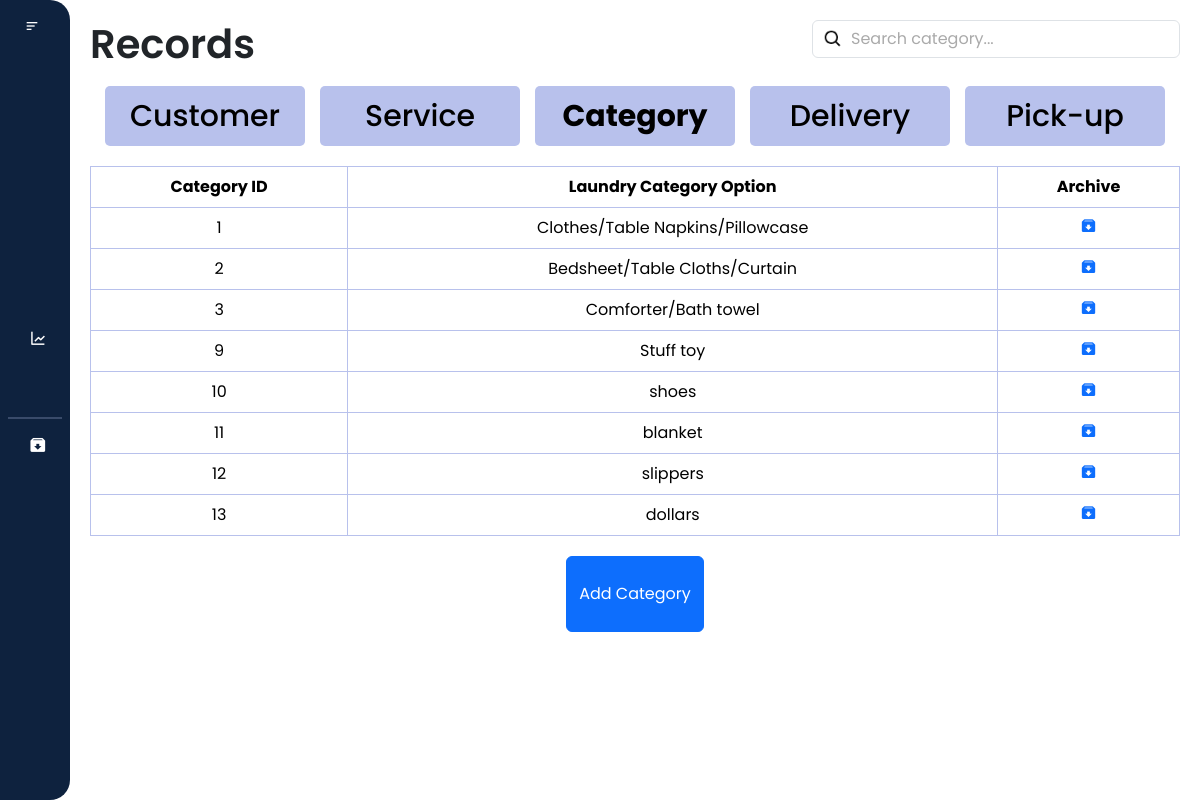
Before: /laundry_system/records/category.php (signed in) with the older database file.
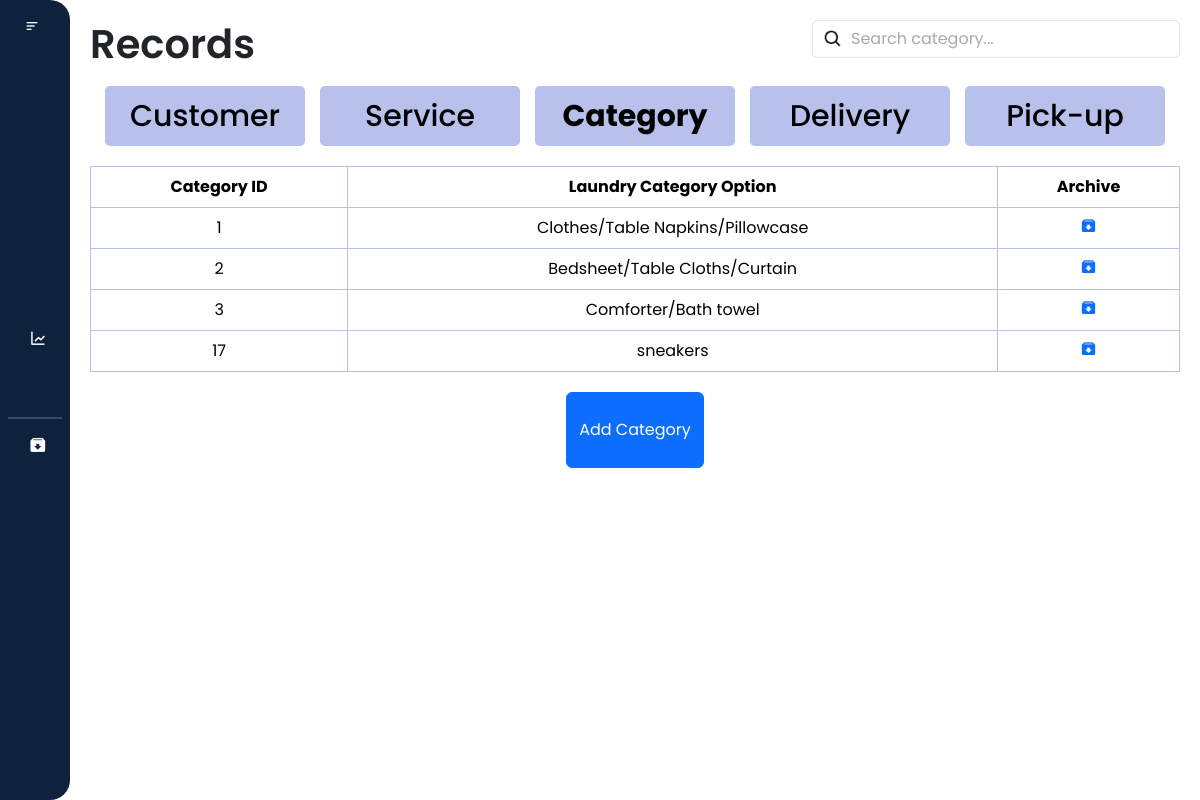
After: the same page with the newer database file.
### tables this page shows
CREATE TABLE `category` (
  `category_id` int(255) NOT NULL,
  `laundry_category_option` varchar(255) NOT NULL
);

### laundry_system/records/category.php (the view, shortened to what the changed rows need)
<!DOCTYPE html>
<html lang="en">
<head>
    <link href="https://cdn.jsdelivr.net/npm/bootstrap@5.3.3/dist/css/bootstrap.min.css" rel="stylesheet"
>
    <link href="https://cdn.lineicons.com/4.0/lineicons.css" rel="stylesheet" />
    <link href='https://unpkg.com/boxicons@2.1.4/css/boxicons.min.css' rel='stylesheet'>
    <link rel="stylesheet" href="category.css">
</head>
<body>
    <div class="wrapper">
        <div class="main-content">
            <nav>
                <div class="d-flex justify-content-between" id="navbar">
                    <h1>Records</h1>
                </div>
            </nav>
            <div class="table-responsive">
                <table class="table table-bordered text-center">
                    <thead>
                        <tr class="bg-dark text-white">
                            <th>Category ID</th>
                            <th>Laundry Category Option</th>
                            <th>Archive</th>
                        </tr>
                    </thead>
                    <tbody id = "category_table">
                        <?php
                        require '../database.php';
                        $query = "SELECT * FROM category";
                        $result = mysqli_query($conn, $query);
                        if ($result && $result->num_rows > 0) {
                            while($row = mysqli_fetch_assoc($result)) {
                        ?>
                            <tr>
                                <td><?php echo $row["category_id"]; ?></td>
                                <td><?php echo $row["laundry_category_option"]; ?></td>
                                <td>
                                    <a href="javascript:void(0);" class="archive-btn"
                                       data-id="<?php echo $row['category_id']; ?>"
                                       data-option="<?php echo $row['laundry_category_option']; ?>">
                                      <i class='bx bxs-archive-in'></i>
                                    </a>
                                </td>
                            </tr>
                        <?php
                            }
                        } else {
                        ?>
                    <tr>
                        <td colspan="3">No laundry category option found.</td>
                    </tr>
                    <?php
                    }
                    ?>
                    </tbody>
                </table>
            </div>
        </div>
    </div>
</body>
</html>

Changed rows visible on the page:
removed category: category_id "9", laundry_category_option "Stuff toy"
removed category: category_id "10", laundry_category_option "shoes"
removed category: category_id "11", laundry_category_option "blanket"
removed category: category_id "12", laundry_category_option "slippers"
removed category: category_id "13", laundry_category_option "dollars"
added category: category_id "17", laundry_category_option "sneakers"
